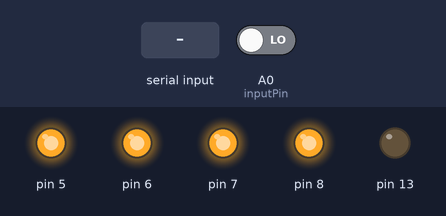
A sketch run on a simulated Arduino Uno, built with avr-gcc and run on an emulated ATmega328P. Parts: output pins drawn as LEDs (lit = HIGH). The test bench sets the inputs (shaded band); at power-on: A0 (inputPin) LOW.

Above: at 1.2 s.
1.3 s: A0 (inputPin) driven HIGH
At 2.6 s:
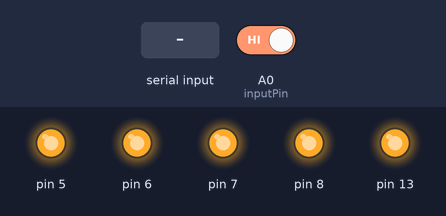
3.0 s: A0 (inputPin) driven LOW
At 4.3 s:
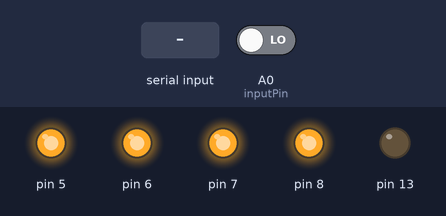
4.7 s: "0\n" received over the second serial link
At 5.7 s:
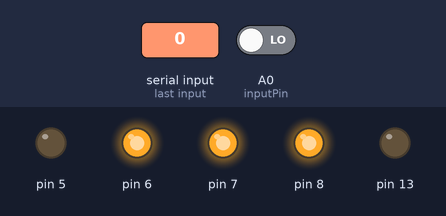
6.2 s: "1\n" received over the second serial link
At 6.5 s:
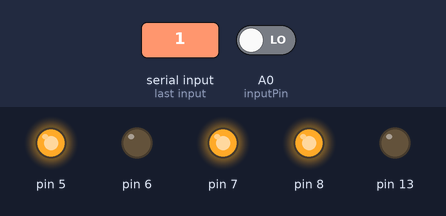
7.7 s: "2\n" received over the second serial link
At 8.5 s:
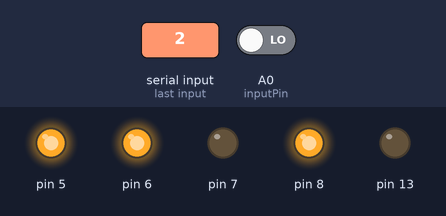
Timing chart, 0 to 10.2 s (numbered marks = the images above; inputs shaded):
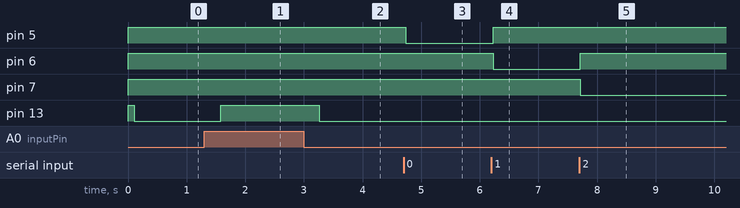

The sketch:

proyectoRobotica.ino
```cpp
#include <SoftwareSerial.h>

SoftwareSerial ModBluetooth(2, 3); // RX | TX
int value = 0;
const int inputPin = A0;
String Init = "?";
String ShObj = "?";
String InitBit = "Ok";
String StopBit = "#";
int Send = 0;

void setup()
{
  pinMode(13, OUTPUT);
  digitalWrite(13, HIGH);
  pinMode(5, OUTPUT);
  digitalWrite(5, HIGH);
  pinMode(6, OUTPUT);
  digitalWrite(6, HIGH);
  pinMode(7, OUTPUT);
  digitalWrite(7, HIGH);
  pinMode(8, OUTPUT);
  digitalWrite(8, HIGH);
  pinMode(inputPin, INPUT);
  pinMode(11, INPUT);
  digitalWrite(12, LOW);

  ModBluetooth.begin(9600);
  Serial.begin(9600);
}

void loop() {
  String conc = InitBit + "," + Init + "," + ShObj + StopBit;
  ModBluetooth.print(conc);
  button();
  if (ModBluetooth.available())
  {
    Shape(value);
  }
  // ModBluetooth.print(conc);
  delay(100);
}

void Shape(int value1) {

  char VarChar = ModBluetooth.read();
  if (value == LOW) {

    if (VarChar == '0')
    {
      digitalWrite(5, LOW);
      digitalWrite(6, HIGH);
      digitalWrite(7, HIGH);
      digitalWrite(8, HIGH);
      ShObj = "Rec";
      VarChar = '\n';
    }

    else if (VarChar == '1')
    {
      digitalWrite(5, HIGH);
      digitalWrite(6, LOW);
      digitalWrite(7, HIGH);
      digitalWrite(8, HIGH);
      ShObj = "Tri";
      Send = 1;
      VarChar = '\n';
    }

    else if (VarChar == '2')
    {
      digitalWrite(5, HIGH);
      digitalWrite(6, HIGH);
      digitalWrite(7, LOW);
      digitalWrite(8, HIGH);

      ShObj = "Cir";
      VarChar = '\n';
    }
    else {
      VarChar = '\n';
    }
  }
}

void button() {
  value = digitalRead(inputPin);  //lectura digital de pin
  if (value == HIGH) {
    delay(100);
    value = HIGH;
    digitalWrite(13, HIGH);
    Init = "Run";
    Shape(value);
    digitalWrite(5, HIGH);
    digitalWrite(6, HIGH);
    digitalWrite(7, HIGH);
    digitalWrite(8, HIGH);
  }
  else {
    delay(100);
    value = LOW;
    Init = "Stop";
    digitalWrite(13, LOW);
    Shape(value);
  }
}
```

Measured:
- after the input at 1.3 s, pin 13: LOW → HIGH after 0.28 s
- after the input at 3.0 s, pin 13: HIGH → LOW after 0.26 s
- after the input at 4.7 s, pin 5: HIGH → LOW at once
- after the input at 6.2 s, pin 5: LOW → HIGH at once; pin 6: HIGH → LOW at once
- after the input at 7.7 s, pin 6: LOW → HIGH at once; pin 7: HIGH → LOW at once
